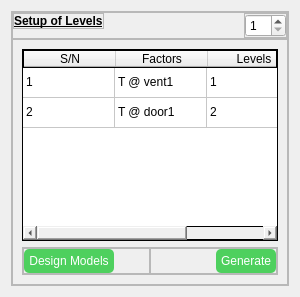
                     <widget class="QWidget" name="tab_2">
                      <attribute name="title">
                       <string>Levels</string>
                      </attribute>
                      <layout class="QVBoxLayout" name="verticalLayout_18">
                       <item>
                        <widget class="QFrame" name="frame_23">
                         <property name="frameShape">
                          <enum>QFrame::StyledPanel</enum>
                         </property>
                         <property name="frameShadow">
                          <enum>QFrame::Raised</enum>
                         </property>
                         <layout class="QVBoxLayout" name="verticalLayout_11">
                          <property name="spacing">
                           <number>0</number>
                          </property>
                          <property name="leftMargin">
                           <number>0</number>
                          </property>
                          <property name="topMargin">
                           <number>0</number>
                          </property>
                          <property name="rightMargin">
                           <number>0</number>
                          </property>
                          <property name="bottomMargin">
                           <number>0</number>
                          </property>
                          <item>
                           <widget class="QFrame" name="frame_24">
                            <property name="minimumSize">
                             <size>
                              <width>0</width>
                              <height>20</height>
                             </size>
                            </property>
                            <property name="maximumSize">
                             <size>
                              <width>16777215</width>
                              <height>29</height>
                             </size>
                            </property>
                            <property name="frameShape">
                             <enum>QFrame::StyledPanel</enum>
                            </property>
                            <property name="frameShadow">
                             <enum>QFrame::Raised</enum>
                            </property>
                            <layout class="QHBoxLayout" name="horizontalLayout_6">
                             <property name="spacing">
                              <number>0</number>
                             </property>
                             <property name="leftMargin">
                              <number>0</number>
                             </property>
                             <property name="topMargin">
                              <number>0</number>
                             </property>
                             <property name="rightMargin">
                              <number>0</number>
                             </property>
                             <property name="bottomMargin">
                              <number>0</number>
                             </property>
                             <item alignment="Qt::AlignLeft|Qt::AlignTop">
                              <widget class="QFrame" name="frame_25">
                               <property name="frameShape">
                                <enum>QFrame::StyledPanel</enum>
                               </property>
                               <property name="frameShadow">
                                <enum>QFrame::Raised</enum>
                               </property>
                               <layout class="QVBoxLayout" name="verticalLayout_15">
                                <property name="spacing">
                                 <number>0</number>
                                </property>
                                <property name="leftMargin">
                                 <number>0</number>
                                </property>
                                <property name="topMargin">
                                 <number>0</number>
                                </property>
                                <property name="rightMargin">
                                 <number>0</number>
                                </property>
                                <property name="bottomMargin">
                                 <number>0</number>
                                </property>
                                <item>
                                 <widget class="QLabel" name="label_2">
                                  <property name="font">
                                   <font>
                                    <bold>true</bold>
                                    <underline>true</underline>
                                   </font>
                                  </property>
                                  <property name="text">
                                   <string>Setup of Levels</string>
                                  </property>
                                 </widget>
                                </item>
                               </layout>
                              </widget>
                             </item>
                             <item alignment="Qt::AlignRight|Qt::AlignTop">
                              <widget class="QFrame" name="frame_26">
                               <property name="frameShape">
                                <enum>QFrame::StyledPanel</enum>
                               </property>
                               <property name="frameShadow">
                                <enum>QFrame::Raised</enum>
                               </property>
                               <layout class="QVBoxLayout" name="verticalLayout_16">
                                <property name="spacing">
                                 <number>0</number>
                                </property>
                                <property name="leftMargin">
                                 <number>0</number>
                                </property>
                                <property name="topMargin">
                                 <number>0</number>
                                </property>
                                <property name="rightMargin">
                                 <number>0</number>
                                </property>
                                <property name="bottomMargin">
                                 <number>0</number>
                                </property>
                                <item>
                                 <widget class="QSpinBox" name="spinBox_2">
                                  <property name="minimum">
                                   <number>1</number>
                                  </property>
                                 </widget>
                                </item>
                               </layout>
                              </widget>
                             </item>
                            </layout>
                           </widget>
                          </item>
                          <item>
                           <widget class="QFrame" name="frame_27">
                            <property name="frameShape">
                             <enum>QFrame::StyledPanel</enum>
                            </property>
                            <property name="frameShadow">
                             <enum>QFrame::Raised</enum>
                            </property>
                            <layout class="QVBoxLayout" name="verticalLayout_17">
                             <item>
                              <widget class="QTableWidget" name="tableWidget_2">
                               <property name="minimumSize">
                                <size>
                                 <width>0</width>
                                 <height>20</height>
                                </size>
                               </property>
                               <property name="maximumSize">
                                <size>
                                 <width>16777215</width>
                                 <height>16777215</height>
                                </size>
                               </property>
                               <property name="styleSheet">
                                <string notr="true">border: 1px solid;</string>
                               </property>
                               <property name="selectionMode">
                                <enum>QAbstractItemView::NoSelection</enum>
                               </property>
                               <property name="showGrid">
                                <bool>true</bool>
                               </property>
                               <attribute name="horizontalHeaderVisible">
                                <bool>true</bool>
                               </attribute>
                               <attribute name="horizontalHeaderCascadingSectionResizes">
                                <bool>false</bool>
                               </attribute>
                               <attribute name="horizontalHeaderDefaultSectionSize">
                                <number>92</number>
                               </attribute>
                               <attribute name="horizontalHeaderShowSortIndicator" stdset="0">
                                <bool>false</bool>
                               </attribute>
                               <attribute name="horizontalHeaderStretchLastSection">
                                <bool>true</bool>
                               </attribute>
                               <attribute name="verticalHeaderVisible">
                                <bool>false</bool>
                               </attribute>
                               <attribute name="verticalHeaderShowSortIndicator" stdset="0">
                                <bool>false</bool>
                               </attribute>
                               <attribute name="verticalHeaderStretchLastSection">
                                <bool>false</bool>
                               </attribute>
                               <row>
                                <property name="text">
                                 <string/>
                                </property>
                               </row>
                               <row>
                                <property name="text">
                                 <string/>
                                </property>
                               </row>
                               <column>
                                <property name="text">
                                 <string>S/N</string>
                                </property>
                               </column>
                               <column>
                                <property name="text">
                                 <string>Factors</string>
                                </property>
                               </column>
                               <column>
                                <property name="text">
                                 <string>Levels</string>
                                </property>
                               </column>
                               <item row="0" column="0">
                                <property name="text">
                                 <string>1</string>
                                </property>
                               </item>
                               <item row="0" column="1">
                                <property name="text">
                                 <string>T @ vent1</string>
                                </property>
                               </item>
                               <item row="0" column="2">
                                <property name="text">
                                 <string>1</string>
                                </property>
                               </item>
                               <item row="1" column="0">
                                <property name="text">
                                 <string>2</string>
                                </property>
                               </item>
                               <item row="1" column="1">
                                <property name="text">
                                 <string>T @ door1</string>
                                </property>
                               </item>
                               <item row="1" column="2">
                                <property name="text">
                                 <string>2</string>
                                </property>
                               </item>
                              </widget>
                             </item>
                             <item>
                              <widget class="QFrame" name="frame_51">
                               <property name="frameShape">
                                <enum>QFrame::StyledPanel</enum>
                               </property>
                               <property name="frameShadow">
                                <enum>QFrame::Raised</enum>
                               </property>
                               <layout class="QHBoxLayout" name="horizontalLayout_13">
                                <property name="spacing">
                                 <number>0</number>
                                </property>
                                <property name="leftMargin">
                                 <number>0</number>
                                </property>
                                <property name="topMargin">
                                 <number>0</number>
                                </property>
                                <property name="rightMargin">
                                 <number>0</number>
                                </property>
                                <property name="bottomMargin">
                                 <number>0</number>
                                </property>
                                <item>
                                 <widget class="QFrame" name="frame_52">
                                  <property name="frameShape">
                                   <enum>QFrame::StyledPanel</enum>
                                  </property>
                                  <property name="frameShadow">
                                   <enum>QFrame::Raised</enum>
                                  </property>
                                  <layout class="QVBoxLayout" name="verticalLayout_41">
                                   <property name="spacing">
                                    <number>0</number>
                                   </property>
                                   <property name="leftMargin">
                                    <number>0</number>
                                   </property>
                                   <property name="topMargin">
                                    <number>0</number>
                                   </property>
                                   <property name="rightMargin">
                                    <number>0</number>
                                   </property>
                                   <property name="bottomMargin">
                                    <number>0</number>
                                   </property>
                                   <item alignment="Qt::AlignLeft">
                                    <widget class="QPushButton" name="pushButton_11">
                                     <property name="styleSheet">
                                      <string notr="true">background-color: rgb(78, 208, 94);
color:rgb(255, 255, 255);
padding: 5px;
border-radius: 5px;</string>
                                     </property>
                                     <property name="text">
                                      <string>Design Models</string>
                                     </property>
                                    </widget>
                                   </item>
                                  </layout>
                                 </widget>
                                </item>
                                <item>
                                 <widget class="QFrame" name="frame_53">
                                  <property name="frameShape">
                                   <enum>QFrame::StyledPanel</enum>
                                  </property>
                                  <property name="frameShadow">
                                   <enum>QFrame::Raised</enum>
                                  </property>
                                  <layout class="QVBoxLayout" name="verticalLayout_42">
                                   <property name="spacing">
                                    <number>0</number>
                                   </property>
                                   <property name="leftMargin">
                                    <number>0</number>
                                   </property>
                                   <property name="topMargin">
                                    <number>0</number>
                                   </property>
                                   <property name="rightMargin">
                                    <number>0</number>
                                   </property>
                                   <property name="bottomMargin">
                                    <number>0</number>
                                   </property>
                                   <item alignment="Qt::AlignRight">
                                    <widget class="QPushButton" name="pushButton_21">
                                     <property name="styleSheet">
                                      <string notr="true">background-color: rgb(78, 208, 94);
color:rgb(255, 255, 255);
padding: 5px;
border-radius: 5px;</string>
                                     </property>
                                     <property name="text">
                                      <string>Generate</string>
                                     </property>
                                    </widget>
                                   </item>
                                  </layout>
                                 </widget>
                                </item>
                               </layout>
                              </widget>
                             </item>
                            </layout>
                           </widget>
                          </item>
                         </layout>
                        </widget>
                       </item>
                      </layout>
                     </widget>
